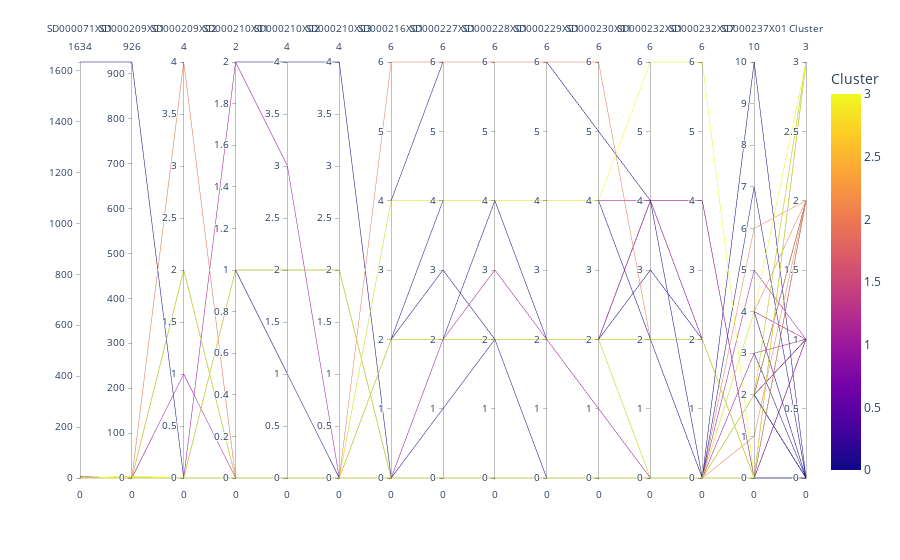

The cell this chart's notebook holds for it:
### Code cell
import plotly.express as px



df_vs_sample_clustered = df_vs_stations.iloc[df_vs_stations_sample.index]
df_vs_sample_clustered['Cluster'] = df_vs_stations_sample['Cluster']

desired_station_list = df_station_cluster[df_station_cluster['max_diff'] > 1.5]['Station'].to_list()
desired_station_list.append('Cluster')

    #df_vs_sample_clustered.head()
    # Plotando o dendrograma
fig = px.parallel_coordinates(
        df_vs_sample_clustered[desired_station_list], 
        color="Cluster", 
        labels="Station"
            #,color_continuous_scale=px.colors.diverging.Tealrose
            #,color_continuous_midpoint=2
        )
fig.show()

### Figure 1 — Plotly figure (JSON) as saved in the notebook; plotly's stock layout.template omitted (floating-point values rounded to 4 significant figures; data arrays with more than 128 entries replaced by an {"elided": "..."} marker saying what was removed)
{"data": [{"dimensions": [{"label": "SD000071X01", "values": {"elided": "10000 int values"}}, {"label": "SD000209X01", "values": {"elided": "10000 int values"}}, {"label": "SD000209X02", "values": {"elided": "10000 int values"}}, {"label": "SD000210X01", "values": {"elided": "10000 int values"}}, {"label": "SD000210X02", "values": {"elided": "10000 int values"}}, {"label": "SD000210X03", "values": {"elided": "10000 int values"}}, {"label": "SD000216X01", "values": {"elided": "10000 int values"}}, {"label": "SD000227X01", "values": {"elided": "10000 int values"}}, {"label": "SD000228X01", "values": {"elided": "10000 int values"}}, {"label": "SD000229X01", "values": {"elided": "10000 int values"}}, {"label": "SD000230X01", "values": {"elided": "10000 int values"}}, {"label": "SD000232X01", "values": {"elided": "10000 int values"}}, {"label": "SD000232X07", "values": {"elided": "10000 int values"}}, {"label": "SD000237X01", "values": {"elided": "10000 int values"}}, {"label": "Cluster", "values": {"elided": "10000 int values"}}], "domain": {"x": [0, 1], "y": [0, 1]}, "line": {"color": {"elided": "10000 int values"}, "coloraxis": "coloraxis"}, "name": "", "type": "parcoords"}], "layout": {"coloraxis": {"colorbar": {"title": {"text": "Cluster"}}, "colorscale": [[0, "#0d0887"], [0.1111, "#46039f"], [0.2222, "#7201a8"], [0.3333, "#9c179e"], [0.4444, "#bd3786"], [0.5556, "#d8576b"], [0.6667, "#ed7953"], [0.7778, "#fb9f3a"], [0.8889, "#fdca26"], [1, "#f0f921"]]}, "legend": {"tracegroupgap": 0}, "margin": {"t": 60}}}
